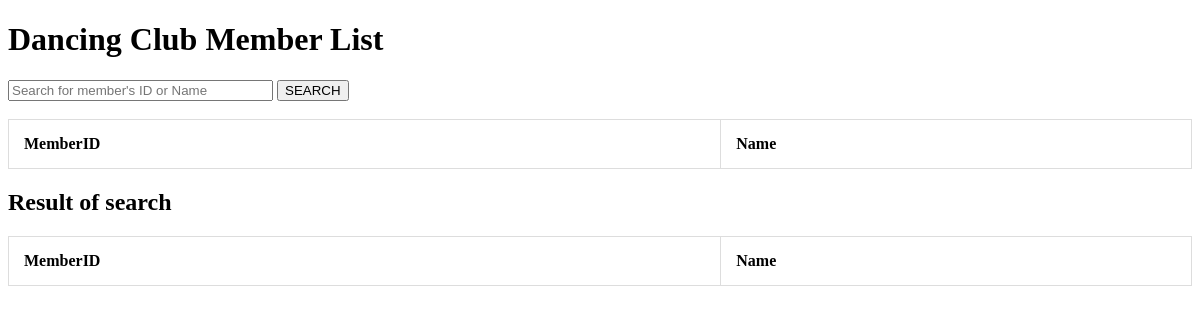
The app's page /sdp_assignment/dancing2.php, older data.
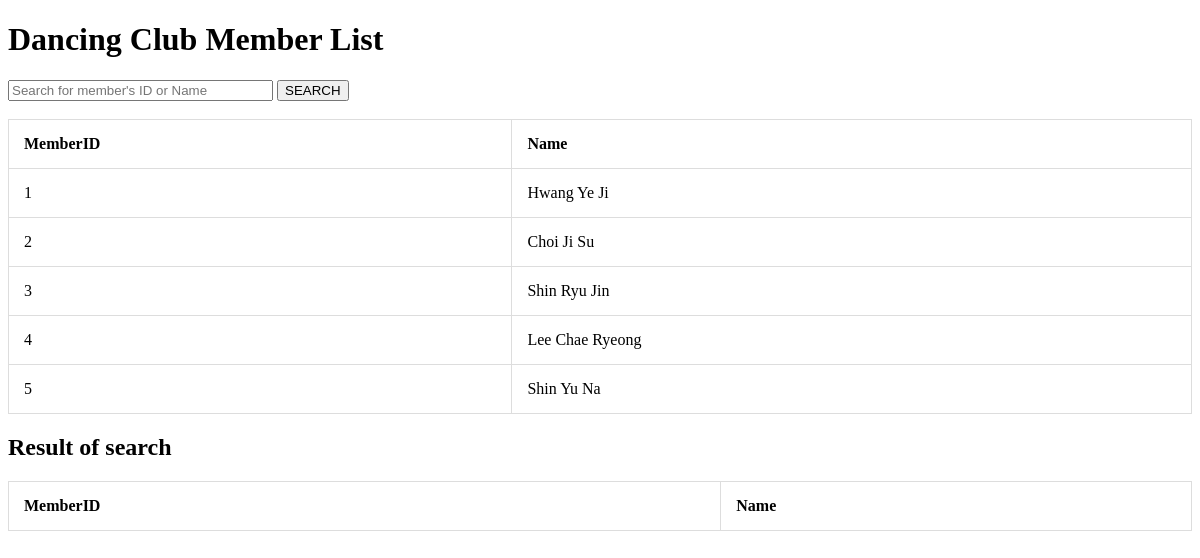
The same page, newer data.
### tables this page shows
CREATE TABLE IF NOT EXISTS `dancingmemberlist` (
  `MemberID` int NOT NULL AUTO_INCREMENT,
  `MemberName` varchar(255) NOT NULL,
  PRIMARY KEY (`MemberID`)
);

### sdp_assignment/dancing2.php (the view, shortened to what this page needs)
<?php
include("conn.php");
?>
<!DOCTYPE html>
<html>
<head>
    <h1>Dancing Club Member List</h1>
</head>
<body>
<form method = "post">
<input type="text" name="dancingmember" placeholder="Search for member's ID or Name" size= "30" required/>
<input type ="submit" name="searchname" value="SEARCH"/><br><br>
</form>
<table>
    <tr>
        <th>MemberID</th>
        <th>Name</th>
    </tr>
    <?php
    $sql = "SELECT * FROM dancingmemberlist";
    $result = $con->query($sql);
    while($data = $result->fetch_assoc()){
        echo ("<tr>");
        echo ("<td>" . $data['MemberID'] . "</td>");
        echo ("<td>" . $data['MemberName'] . "</td>");
        echo ("</tr>");}
    ?>
</table>
<h2>Result of search</h2>
<table>
    <tr>
        <th>MemberID</th>
        <th>Name</th>
    </tr>
    </table>
</body>
</html>

Row changes from the older to the newer data that the page shows:
added dancingmemberlist: MemberID "1", MemberName "Hwang Ye Ji"
added dancingmemberlist: MemberID "2", MemberName "Choi Ji Su"
added dancingmemberlist: MemberID "3", MemberName "Shin Ryu Jin"
added dancingmemberlist: MemberID "4", MemberName "Lee Chae Ryeong"
added dancingmemberlist: MemberID "5", MemberName "Shin Yu Na"
